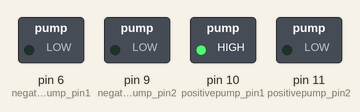
A sketch run on a simulated Arduino Uno, built with avr-gcc and run on an emulated ATmega328P. Shown: switched loads named in the sketch (green lamp = pin HIGH).

Above: at 0.5 s.
At 2.5 s:
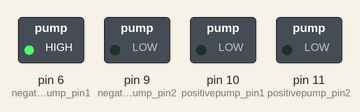
At 3.5 s:
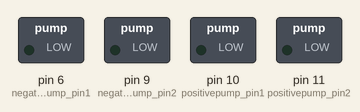
Timing chart, 0 to 5.2 s (numbered marks = the images above):
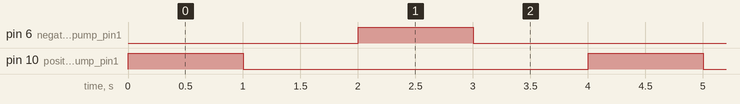

Measured:
- by itself, pin 6 (negativepump_pin1), pin 10 (positivepump_pin1): alternates HIGH for 1.0 s and LOW for 3.0 s
- by itself, everything shown: repeats every 4.0 s, in 4 steps

The sketch:

test_pump_actuation.ino
```cpp
/*
  test_pump_actuation
  part of pneumatic control code used in the Hatton lab to pneumatically actuate devices

  Turns pneumatic pump(s) on for [delay_time], then off for [delay_time], repeatedly.
  Alternates between positive reservoir pump, negative reservoir pump, and both.

  NOTE: Assemble circuit first, CHANGE PINS to match circuit (with directions of pumps opposite), THEN run code.

  CAUTION: this code runs pumps without sensory feedback and does not check pressure values
  Do NOT leave running for very long and do NOT run if reservoirs have been highly pressurized
  (although this is unlikely)

  written 2023-11-03 by Katie Allison
  original pneumatics code by Kurtis Laqua and Aly Hassan
*/

const int delay_time = 1000;
int pump_dutycycle = 190; // from 0 (fully OFF) to 255 (fully ON) (should be in the lower half if running nonstop)

const int pump_pins[4]= {10,11,6,9};
const int positivepump_pin1= 10;
const int positivepump_pin2= 11;
const int negativepump_pin1= 6;
const int negativepump_pin2= 9;

void setup() {
  // initialize outputs
  pinMode(positivepump_pin1, OUTPUT);
  pinMode(positivepump_pin2, OUTPUT);
  pinMode(negativepump_pin1, OUTPUT);
  pinMode(negativepump_pin2, OUTPUT);

  // set pin 2 for each pump to be LOW always (since we are not changing direction)
  digitalWrite(positivepump_pin2, LOW);
  digitalWrite(negativepump_pin2, LOW);
}

void loop() {
  // for each pump, turn it on briefly then off briefly.
  // To turn on, write PWM signal at specified duty cycle.
  // To turn off, write logic low.

  // test run of positive pump
  digitalWrite(positivepump_pin1, pump_dutycycle);
  delay(delay_time);
  digitalWrite(positivepump_pin1, 0);
  delay(delay_time);

  // test run of negative pump
  digitalWrite(negativepump_pin1, pump_dutycycle);
  delay(delay_time);
  digitalWrite(negativepump_pin1, 0);
  delay(delay_time);

  // test run of both pumps together
  //digitalWrite(positivepump_pin1, pump_dutycycle);
  //digitalWrite(negativepump_pin1, pump_dutycycle);
  //delay(delay_time);
  //digitalWrite(positivepump_pin1, 0);
  //digitalWrite(negativepump_pin1, 0);
  //delay(delay_time);
}
```
